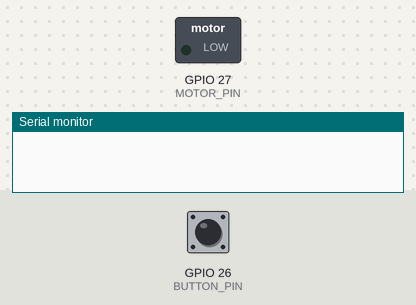
This sketch was run on a simulated ESP32. On the bench: switched loads named in the sketch (green lamp = pin HIGH), the last lines printed to the serial monitor. Inputs (shaded band) come from the test bench; at power-on: GPIO 26 (BUTTON_PIN) HIGH.

Above: at 1.2 s.
1.3 s: GPIO 26 (BUTTON_PIN) pulled LOW for 0.15 s
At 2.3 s:
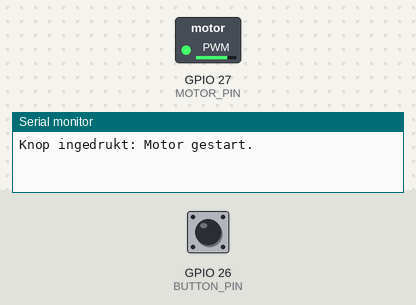
Timing chart, 0 to 12.8 s (numbered marks = the images above; inputs shaded):
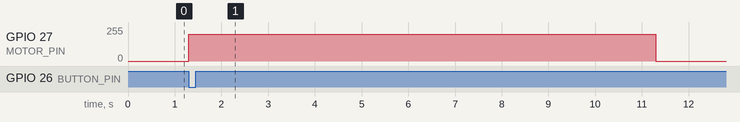

Measured:
- after the input at 1.3 s, GPIO 27 (MOTOR_PIN): 0/255 → 199/255 at once, → 0/255 10.0 s later

The sketch:

esp32legostem.ino
```cpp
// Pinnen configureren (beide aan dezelfde kant van het breadboard)
const int BUTTON_PIN = 26;   // Knop tussen GPIO 26 en GND
const int MOTOR_PIN  = 27;   // Aangesloten op IN1 van de DRV8833

// PWM-instellingen
const int PWM_FREQ = 20000;  // 20 kHz
const int PWM_RES  = 8;      // 8-bit (0 - 255)
const int MOTOR_SNELHEID = 200; // Snelheid (0 tot 255)

// Timings
const unsigned long AAN_TIJD = 10000; // 10 seconden

bool motorActief = false;
unsigned long startTijd = 0;
int vorigeKnopStatus = HIGH;

void setup() {
  Serial.begin(115200);

  pinMode(BUTTON_PIN, INPUT_PULLUP);

  // PWM configureren op GPIO 27
  ledcAttach(MOTOR_PIN, PWM_FREQ, PWM_RES);
  ledcWrite(MOTOR_PIN, 0); // Standaard uit
}

void loop() {
  int huidigeKnopStatus = digitalRead(BUTTON_PIN);

  // Detecteer knopdruk
  if (vorigeKnopStatus == HIGH && huidigeKnopStatus == LOW && !motorActief) {
    Serial.println("Knop ingedrukt: Motor gestart.");
    motorActief = true;
    startTijd = millis();

    ledcWrite(MOTOR_PIN, MOTOR_SNELHEID);
    delay(50); // Debounce
  }
  vorigeKnopStatus = huidigeKnopStatus;

  // Schakel na 10 seconden automatisch weer uit
  if (motorActief && (millis() - startTijd >= AAN_TIJD)) {
    ledcWrite(MOTOR_PIN, 0);
    motorActief = false;
    Serial.println("Tijd voorbij: Motor gestopt.");
  }
}
```
